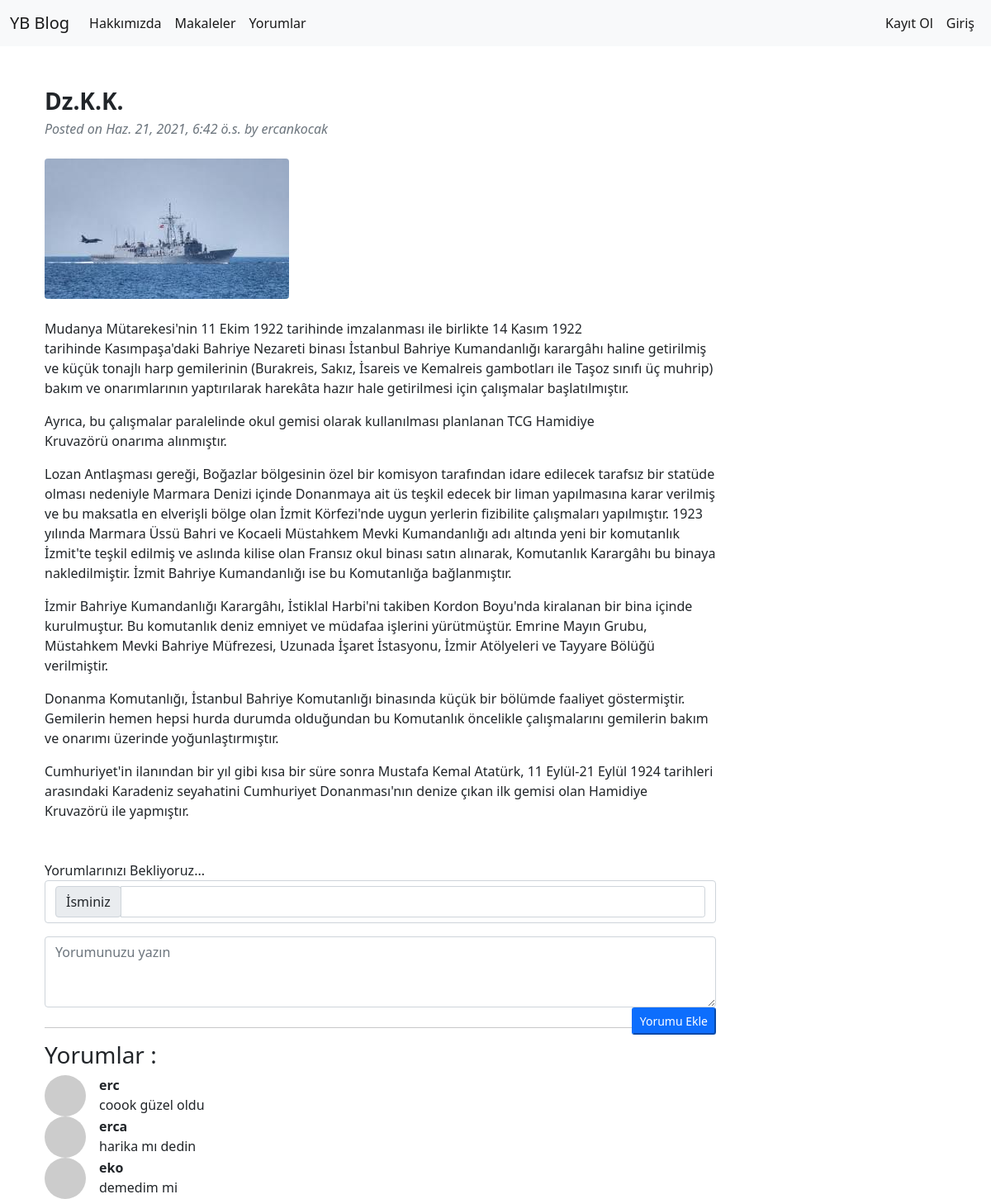
The app's page /article/articledetail/18 with its own data.
### article/models.py (models this page shows, shortened)
class Article(models.Model):
    author=models.ForeignKey("auth.User", on_delete=models.CASCADE, verbose_name="Yazar")
    title=models.CharField(max_length=50, verbose_name="Başlık")
    content = RichTextField()
    created_date= models.DateTimeField(auto_now_add=True)
    article_image=models.FileField(blank=True, null=True, verbose_name="Makaleye Foto Ekleyin")

class Comment(models.Model):
    article=models.ForeignKey(Article,on_delete=models.CASCADE, verbose_name="Makale", related_name="comments_related")
    comment_author=models.CharField(max_length=50, verbose_name="Yorumcu")
    comment_content=models.CharField(max_length=200, verbose_name="Yorumİçerik")
    comment_date=models.DateTimeField(auto_now_add=True)
    ''' def __str__(self):
        return self.comment_content '''

### article/views.py (the view)
# urls.py: path('articledetail/<int:id>', views.articledetail, name="detail"),
def articledetail(request, id):
    article=Article.objects.get(id=id)
    comments=Comment.objects.filter(article_id=id)
    return render(request,"articledetail.html",{"article":article, "comments":comments} )

### blogdj/templates/articledetail.html (shortened to what this page needs)
{% extends "layout.html" %}
  {% block body %}
        <div class="container mt-5">
            <div class="row">
                <div class="col-lg-9">
                    <article>
                        <header class="mb-4">
                            <h3 class="fw-bolder mb-1">{{article.title}}</h3>
                            <div class="text-muted fst-italic mb-2">Posted on {{article.created_date}} by {{article.author}}</div>
                        </header>
                        {% if article.article_image%}
                        <figure class="mb-4"><img class="img-fluid rounded" src="{{article.article_image.url}}" alt="..." /></figure>
                        {% endif %}
                        <section class="mb-5">
                            <p class="fs-5 mb-4" style="text-align:justify">{{article.content|safe}}</p>
                        </section>
                    </article>
                    <form method="post" action ="{% url 'article:addcomment' article.id %}" class="mb-4">
                       <span><label>Yorumlarınızı Bekliyoruz...</label>
                        <div class="input-group input-group-sm mb-3 form-control">
                            <div class="input-group-prepend">
                              <span class="input-group-text" id="inputGroup-sizing-sm">İsminiz</span>
                            </div>
                            <input name="comment_author" type="text" class="form-control" aria-label="Small" aria-describedby="inputGroup-sizing-sm">
                        </div>
                            <textarea name = "comment_content" class="form-control" rows="3" placeholder="Yorumunuzu yazın"></textarea>
                        <div style="float :right ;"><button type = "submit" class="btn-sm btn-primary">Yorumu Ekle</button></div>
                    </span>
                    </form>
                    <hr>
                    <h3>Yorumlar : </h3>
                    {% if comments %}
                    {% for comment in comments %}
                    <div class="d-flex">
                        <div class="flex-shrink-0"><img class="rounded-circle" src="https://dummyimage.com/50x50/ced4da/6c757d.jpg" alt="..." /></div>
                        <div class="ms-3">
                            <div class="fw-bold">{{comment.comment_author}}</div>
                            {{comment.comment_content}}
                        </div>
                    </div>
                    {% endfor %}
                    {%else%}
                    <hr>
                    Bu makaleye ilk youmu siz yapın...
                    <hr>
                    {% endif %}
 {% endblock %}

### records on screen
Article: title "Dz.K.K.", created_date "Haz. 21, 2021, 6:42 ö.s.", author "ercankocak", article_image (picture), content "Mudanya Mütarekesi'nin 11 Ekim 1922 tarihinde imzalanması ile birlikte 14 Kasım 1922 tarihinde Kasımpaşa'daki Bahriye Nezareti binası İstanbul Bahriye Kumandanlığı karargâhı haline getirilmiş ve küçük tonajlı harp gemilerinin (Burakreis, Sakız, İsareis ve Kemalreis gambotları ile Taşoz sınıfı üç muhrip) bakım ve onarımlarının yaptırılarak harekâta hazır hale getirilmesi için çalışmalar başlatılmıştır. Ayrıca, bu çalışmalar paralelinde okul gemisi olarak kullanılması planlanan TCG Hamidiye Kruvazörü onarıma alınmıştır. Lozan Antlaşması gereği, Boğazlar bölgesinin özel bir komisyon tarafından idare edilecek tarafsız bir statüde olması nedeniyle Marmara Denizi içinde Donanmaya ait üs teşkil…"
Comment: comment_author "erc", comment_content "coook güzel oldu"
Comment: comment_author "erca", comment_content "harika mı dedin"
Comment: comment_author "eko", comment_content "demedim mi"
